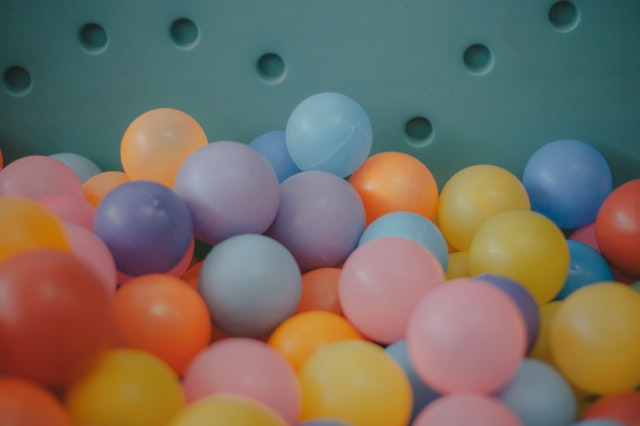
#> input picture 08_Projects_1.py/balls.jpg, 640 x 426 px
$ python 05_image_transition.py
#> lines starting #> are read from the running program, lines starting #| are printed output that depends on the picture
import cv2
def nothing(X):
    pass
img2=cv2.imread("balls.jpg")
#> img2 is the input picture: shape (426, 640, 3); mean B, G, R 97.5, 110.1, 120
img2=cv2.resize(img2,(640,480))
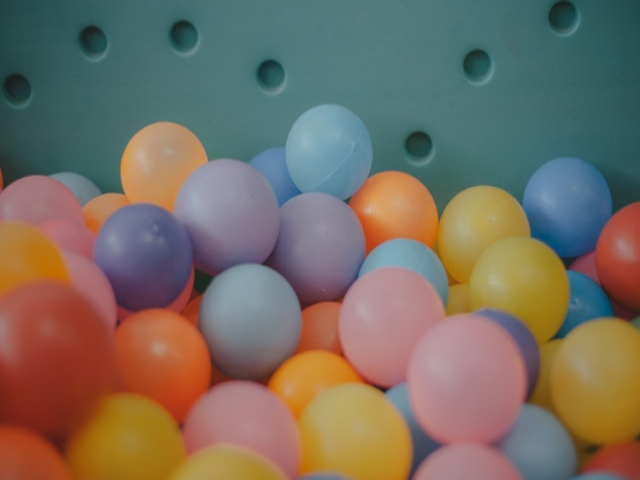
#> img2: shape (480, 640, 3); mean B, G, R 97.4, 110, 119.9
img1=cv2.imread("aircraft.jpg")
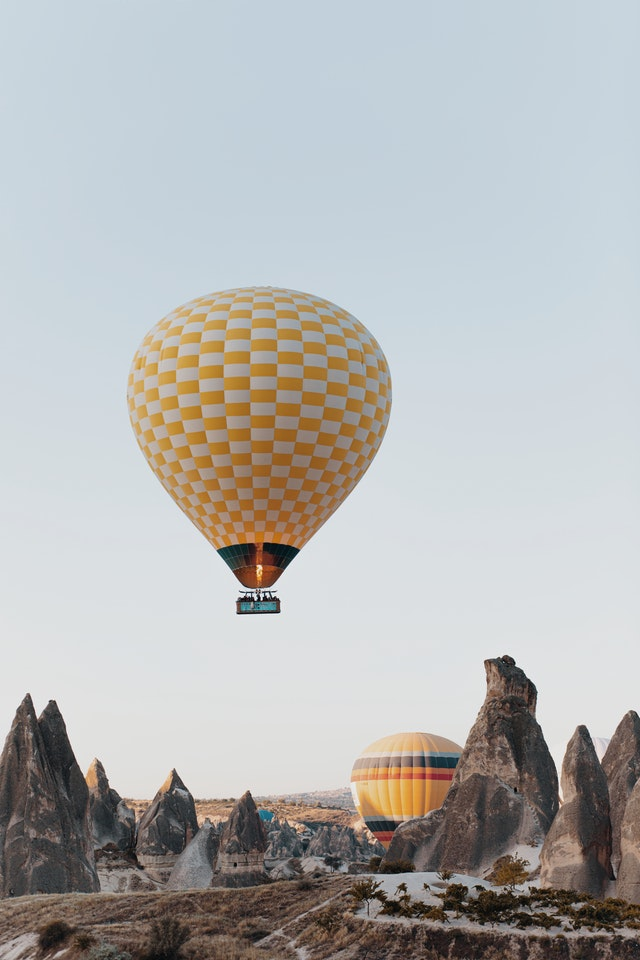
#> input picture 08_Projects_1.py/aircraft.jpg, 640 x 960 px
#> img1 is the input picture: shape (960, 640, 3); mean B, G, R 179.6, 180.6, 180.1
img1=cv2.resize(img1,(640,480))
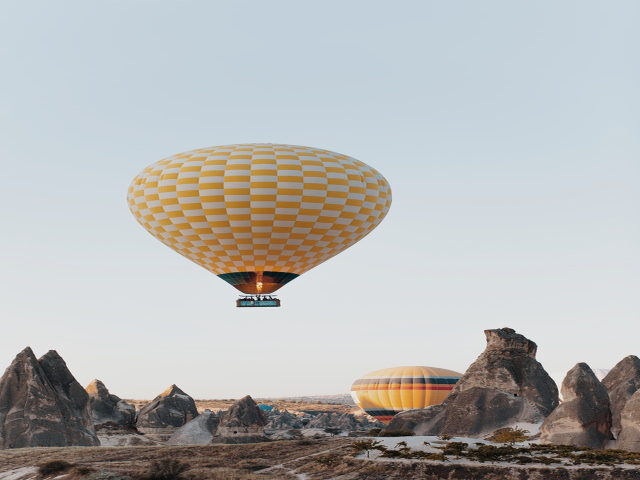
#> img1: shape (480, 640, 3); mean B, G, R 179.7, 180.7, 180.2
output=cv2.addWeighted(img1,0.5,img2,0.5,0)
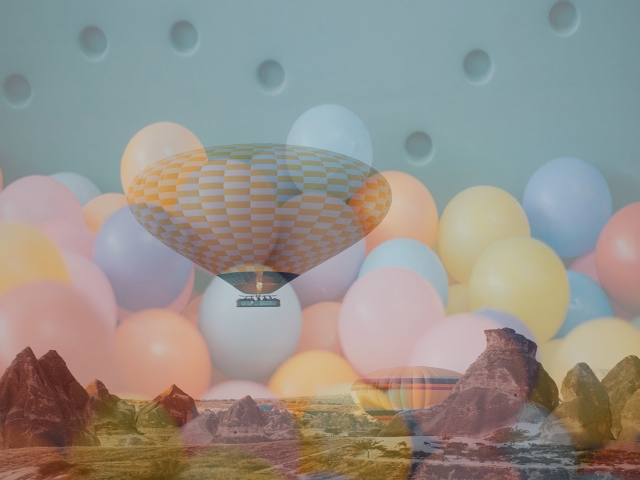
#> output: shape (480, 640, 3); mean B, G, R 138.6, 145.3, 150
windowName="Transition Program"
cv2.namedWindow(windowName)

cv2.createTrackbar("Alpha-Beta",windowName,0,1000,nothing)
#> slider 'Alpha-Beta' is set to 100
while True:
    cv2.imshow(windowName,output)
    alpha=cv2.getTrackbarPos("Alpha-Beta",windowName)/1000
    beta=1-alpha
    output=cv2.addWeighted(img1,alpha,img2,beta,0)
    print(alpha,beta)
    if cv2.waitKey(1)==27: break
#> (key Esc is pressed here)

cv2.destroyAllWindows()
